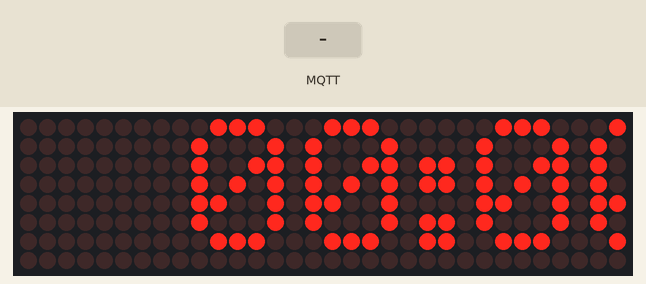
A sketch run on a simulated ESP8266 (NodeMCU). On the bench: 32×8 LED matrix. The test bench sets the inputs (shaded band). WiFi joins after 1.5 s; servers stay silent unless stated; network time is answered at once with the bench clock; the local clock reads 2024-03-15 10:24:30 at power-on unless the sketch sets it; random numbers use the default seed unless the sketch sets one; no MQTT or app messages arrive unless stated; what the sketch prints to the serial monitor is not drawn.

Above: at 2.88 s.
2.9 s: MQTT message "1" arrives on the first subscribed topic
At 3.5 s:
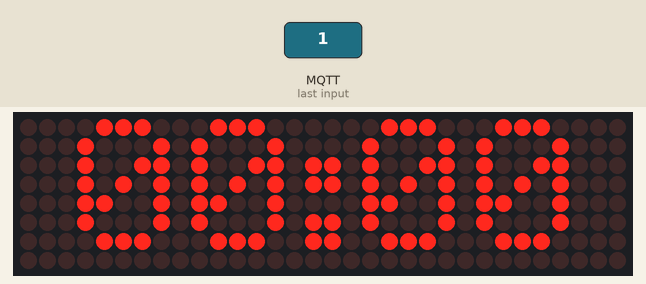
At 13.0 s:
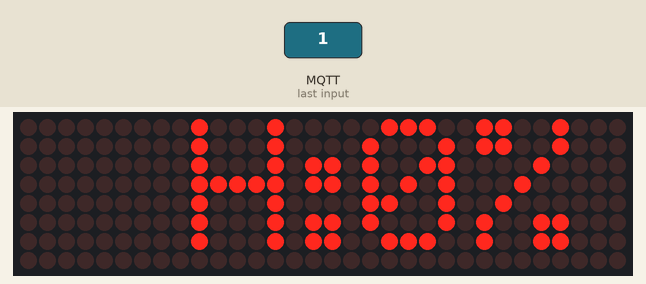

The sketch:

ScrollingWithWeatherData.ino
```cpp
#include <MD_Parola.h>
#include <MD_MAX72xx.h>
#include <SPI.h>
#include <NTPClient.h>
#include <ESP8266WiFi.h>
#include <WiFiUdp.h>
#include <PubSubClient.h>
#include <ArduinoJson.h>


#define DEBUG 0

#if DEBUG
#define P_R_I_N_T(x) Serial.println(x)
#else
#define P_R_I_N_T(x)
#endif


// Define the number of devices we have in the chain and the hardware interface
// NOTE: These pin numbers will probably not work with your hardware and may
// need to be adapted
#define HARDWARE_TYPE MD_MAX72XX::FC16_HW
#define MAX_DEVICES 4
#define CLK_PIN   D5  //D5
#define DATA_PIN  D7  //D7
#define CS_PIN    D8  //D8


//For NTP
const char *ssid     = "DataSoft_WiFi";
const char *password = "support123";
const char* mqtt_server = "broker.datasoft-bd.com";
const int mqttPort = 1883;


WiFiUDP ntpUDP;
NTPClient timeClient(ntpUDP, "bd.pool.ntp.org", 21600, 60000);

WiFiClient espClient;
PubSubClient client(espClient);


// HARDWARE SPI
MD_Parola P = MD_Parola(HARDWARE_TYPE, CS_PIN, MAX_DEVICES);
// SOFTWARE SPI
//MD_Parola P = MD_Parola(HARDWARE_TYPE, DATA_PIN, CLK_PIN, CS_PIN, MAX_DEVICES);


uint8_t scrollSpeed = 55;    // default frame delay value, the lower, the faster
textEffect_t scrollEffect = PA_SCROLL_LEFT;
textPosition_t scrollAlign = PA_CENTER;
uint16_t scrollPause = 2000; // in milliseconds // NOT REQUIRED FOR PRINT


// Global message buffers shared by Serial and Scrolling functions
#define  BUF_SIZE  75
char curMessage[BUF_SIZE] = { "" };
//char newMessage[BUF_SIZE] = { "Hello! Enter new message?" };
char newMessage[BUF_SIZE] = { "00:00" };
bool newMessageAvailable = true;


//global timer variables
unsigned long previousMillis = 0;
long interval = 1000;

//for mqtt
unsigned long lastReconnectTime = 0;


int TMP, HUM, VOC;

void setup ()
{
//    Serial.begin(115200);

    setup_wifi();

    //For MQTT
    client.setServer(mqtt_server, mqttPort);
    client.setCallback(callback);

    timeClient.begin();

     //SPI Begin
      P.begin();
      P.displayText(curMessage, scrollAlign, scrollSpeed, scrollPause, scrollEffect, scrollEffect);
//    P.displayText(curMessage, scrollAlign, scrollSpeed,  scrollEffect, scrollEffect);// NO SCROLL PAUSE, NO FLICKERING

}//SETUP ENDS


void loop ()
{

  //For Animation
  if (P.displayAnimate())
  {
//    P_R_I_N_T("Got animate command");

    if (newMessageAvailable)
    {
//      P_R_I_N_T("New Msg Found");
      strcpy(curMessage, newMessage);
      newMessageAvailable = false;
    }
    P.displayReset();
  }

    updateClock();
    setMqttReconnectTimer();

}//END OF LOOP


void updateClock(){

  unsigned long currentMillis = millis();

  if(currentMillis - previousMillis > interval) {
   previousMillis = currentMillis;


      //For NTP
      timeClient.update();
      P_R_I_N_T(timeClient.getFormattedTime());


//    sprintf(newMessage, " %d:%d:%d", now.Hour(), now.Minute(), now.Second());
    sprintf(newMessage, "%s   T:%i%cC    H:%i%% ", timeClient.getFormattedTime().substring(0, 5).c_str(), TMP,0xb0,HUM); //sprintf() is expecting a character array, NOT a String! So use c_str() to convert it to char array.
    P_R_I_N_T(newMessage);
    newMessageAvailable = true;
  }
}


void setup_wifi() {
    delay(100);
  // We start by connecting to a WiFi network
    Serial.print("Connecting to ");
    P_R_I_N_T(ssid);
    WiFi.begin(ssid, password);
    while (WiFi.status() != WL_CONNECTED)
    {
      delay(500);
      Serial.print(".");
    }
  randomSeed(micros());
  P_R_I_N_T("");
  P_R_I_N_T("WiFi connected");
  P_R_I_N_T("IP address: ");
  P_R_I_N_T(WiFi.localIP());
}


void setMqttReconnectTimer(){
  if (!client.connected()) {
      unsigned long now = millis();
      if (now - lastReconnectTime > 5000) {
        lastReconnectTime = now;
        Serial.println("Ticking every 5 seconds");
        // Attempt to reconnect
        if (reconnect()) {
          lastReconnectTime = 0;//GOOD
        }
      }
   }else{
      client.loop();
   }
}
```

callback_function.ino
```cpp
//-----------------------Callback function-------------------------------------//

void callback(char* topic, byte* payload, unsigned int length) {

  Serial.print("Message arrived in topic: ");
  Serial.println(topic);

//-------------------------------------Getting config data---------------------//
  StaticJsonDocument<256> doc;
  deserializeJson(doc, payload, length);

   TMP = doc["TMP"];
   HUM = doc["HUM"];
   VOC = doc["VOC"];
  Serial.println(TMP);
  Serial.println(HUM);
  Serial.println(VOC);
//
//  if( did == "101"){
//      if(cmd == 1){
//        Serial.println("RESET");
//        client.publish("dev/res","success");
//        delay(1000);
//      }
//      else{
//        Serial.println("COMMAND INVALID");
//        client.publish("dev/res","failed");
//        delay(1000);
//      }
//  }

}//Callback ends
```

reconnect.ino
```cpp
//------------------------------------------------While client not conncected---------------------------------//


boolean reconnect() {

    Serial.print("Attempting MQTT connection...");
    // Create a random client ID
    String clientId = "ESP8266-";
    clientId += String(random(0xffff), HEX);

    if (client.connect(clientId.c_str())) {
      Serial.println("connected");

      client.subscribe("dsiot/dbox/ws");
      delay(500);
    }else{
      Serial.print("failed, rc=");
      Serial.print(client.state());
      Serial.println(" try again");
//      mqttTryCounter++;
//      Serial.println(mqttTryCounter);
      // Wait 6 seconds before retrying
//      delay(5000); //timer control implemented
    }
  return client.connected();
}// reconnect() ends
```

Measured:
- what the display in image 1 shows lasts 2.4 s, from 3.2 s to 5.6 s
